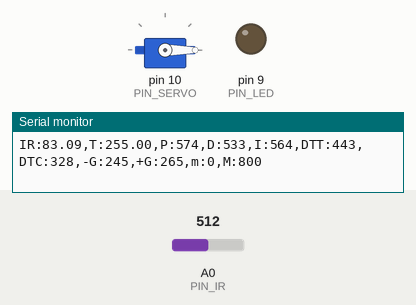
Recording of a sketch running on a simulated Arduino Uno, built with avr-gcc and run on an emulated ATmega328P. Parts: servo, output pins drawn as LEDs (lit = HIGH), the last lines printed to the serial monitor. The inputs (shaded band) are chosen by the test bench; at power-on: A0 (PIN_IR) = 512.

Above: at 0.21 s.
At 1.2 s:
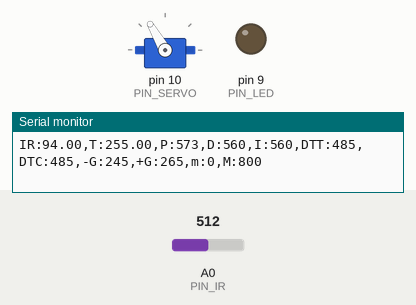
1.3 s: A0 (PIN_IR) set to 245
At 4.26 s:
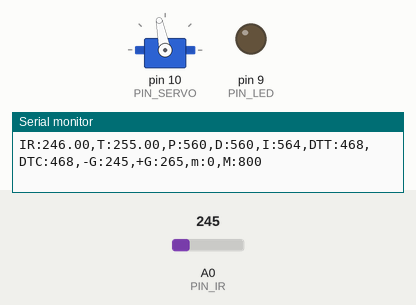
4.3 s: A0 (PIN_IR) set to 265
7.3 s: A0 (PIN_IR) set to 306
Timing chart, 0 to 16.3 s (numbered marks = the images above; inputs shaded):
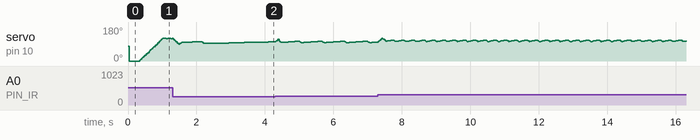

The sketch:

28P14_20203028.ino
```cpp
#include <Servo.h>

/////////////////////////////
// Configurable parameters //
/////////////////////////////

// Arduino pin assignment
#define PIN_LED 9
#define PIN_SERVO 10                    //[3030]SERVO를 10번 핀에 연결
#define PIN_IR A0     //[3037]적외선 센서를 A0에 연결

// Framework setting
#define _DIST_TARGET 255            // [3040] 레일플레이트의 중간지점(목표지점=25.5cm)
#define _DIST_MIN 100                    //[3035] 측정 최소 거리
#define _DIST_MAX 450   //[3036] 측정 가능한 최대 거리

// Distance sensor
#define _DIST_ALPHA 0.1   //[3023] EMA 가중치

// Servo range
#define _DUTY_MIN 1180                 //[3028] 서보 각도 최소값
#define _DUTY_NEU 1480    //[3038] 레일 수평 서보 펄스폭
#define _DUTY_MAX 1780    //[3031] 서보 최대값

// Servo speed control
#define _SERVO_ANGLE 30   //[3030] servo angle limit 실제 서보의 동작크기
          //[3023] 서보모터의 작동 범위(단위 : degree)
#define _SERVO_SPEED 100          // [3040] 서보의 각속도(초당 각도 변화량)

// Event periods
#define _INTERVAL_DIST 20   //[3039]적외선 센서 측정 간격
#define _INTERVAL_SERVO 20         //[3046]서보갱신간격
#define _INTERVAL_SERIAL 100       //[3030]시리얼 플로터 갱신간격

// PID parameters
#define _KP 1.7     //[3039] 비례 제어의 상수 값
#define _KD 90
#define _KI 0.1

#define DELAY_MICROS  1500 // 필터에 넣을 샘플값을 측정하는 딜레이(고정값!)
#define EMA_ALPHA 0.35     // EMA 필터 값을 결정하는 ALPHA 값. 작성자가 생각하는 최적값임.
#define _ITERM_MAX 100.0

// Servo instance     //[3046]서보간격
Servo myservo;

float ema_dist=0;            // EMA 필터에 사용할 변수
float filtered_dist;       // 최종 측정된 거리값을 넣을 변수. loop()안에 filtered_dist = filtered_ir_distance(); 형태로 사용하면 됨.
float samples_num = 3;     // 스파이크 제거를 위한 부분필터에 샘플을 몇개 측정할 것인지. 3개로 충분함! 가능하면 수정하지 말 것.
// Distance sensor
float dist_target; // location to send the ball
float dist_raw, dist_ema;     //[3034]적외선센서로 측정한 거리값과 ema필터를 적용한 거리값
float dist_min,dist_max;
// Event periods
unsigned long last_sampling_time_dist, last_sampling_time_servo, last_sampling_time_serial;   //[3039] interval간격으로 동작 시행을 위한 정수 값
bool event_dist, event_servo, event_serial; //[3023] 적외선센서의 거리측정, 서보모터, 시리얼의 이벤트 발생 여부

// Servo speed control
int duty_chg_per_interval;  //[3039] interval 당 servo의 돌아가는 최대 정도
int duty_target, duty_curr;      //[3030]servo 목표 위치, servo 현재 위치
int duty_neutral = 1350;

int a=75,b=360;
// PID variables
float error_curr, error_prev, control, pterm, dterm, iterm = 0;


void setup() {
// initialize GPIO pins for LED and attach servo
pinMode(PIN_LED,OUTPUT);           //[3030]LED를 연결[3027]
myservo.attach(PIN_SERVO);  //[3039]servo를 연결
iterm = 0;
// initialize global variables
dist_min = _DIST_MIN; //[3030] 측정값의 최소값
dist_max= _DIST_MAX; //[3032] 측정값의 최대값
dist_target = _DIST_TARGET; //[3023] 목표 거리 위치

// move servo to neutral position
myservo.writeMicroseconds(duty_neutral);//[3030]서보를 레일이 수평이 되는 값으로 초기화

// initialize serial port
Serial.begin(57600);  //[3039] 시리얼 모니터 속도 지정

// convert angle speed into duty change per interval.
  duty_chg_per_interval =(float)(_DUTY_MAX - _DUTY_MIN) * (_SERVO_SPEED / _SERVO_ANGLE) * (_INTERVAL_SERVO / 1000.0);
  error_prev = 0;
}


void loop()
{
  unsigned long time_curr = millis();
  if(time_curr >= last_sampling_time_dist + _INTERVAL_DIST)
  {
    last_sampling_time_dist += _INTERVAL_DIST;
    event_dist = true;
  }
  if(time_curr >= last_sampling_time_servo + _INTERVAL_SERVO)
  {
    last_sampling_time_servo += _INTERVAL_SERVO;
    event_servo = true;
  }
  if(time_curr >= last_sampling_time_serial + _INTERVAL_SERIAL)
  {
    last_sampling_time_serial += _INTERVAL_SERIAL;
    event_serial = true;
  }
  if(event_dist)
  {
    event_dist = false;
    dist_ema = filtered_ir_distance();
    error_curr = dist_target - dist_ema;
    pterm =  _KP*error_curr;
    dterm = _KD*(error_curr - error_prev);
    iterm += _KI * error_curr;
    if(abs(iterm) > _ITERM_MAX) {
      iterm = 0;
    }
    control = dterm + pterm + iterm;
    duty_target = _DUTY_NEU + control;
    if (duty_target > _DUTY_MAX)
    {
      duty_target = _DUTY_MAX;
    }
    else if (duty_target < _DUTY_MIN)
    {
      duty_target = _DUTY_MIN;
    }
    error_prev = error_curr;
  }
  if(event_servo)
  {
    event_servo = false;
    if(duty_target > duty_curr)
    {
      duty_curr += duty_chg_per_interval;
      if(duty_curr > duty_target)
      {
        duty_curr = duty_target;
      }
    }
    else
    {
      duty_curr -= duty_chg_per_interval;
      if(duty_curr < duty_target)
      {
        duty_curr = duty_target;
      }
    }
    myservo.writeMicroseconds(duty_curr);//[3034]
  }
  if(event_serial)
  {
    event_serial = false;               // [3030]
    Serial.print("IR:");
    Serial.print(dist_ema);
    Serial.print(",T:");
    Serial.print(dist_target);
    Serial.print(",P:");
    Serial.print(map(pterm,-1000,1000,510,610));
    Serial.print(",D:");
    Serial.print(map(dterm,-1000,1000,510,610));
    Serial.print(",I:");
    Serial.print(map(iterm,-1000,1000,510,610));
    Serial.print(",DTT:");
    Serial.print(map(duty_target,1000,2000,410,510));
    Serial.print(",DTC:");
    Serial.print(map(duty_curr,1000,2000,410,510));
    Serial.println(",-G:245,+G:265,m:0,M:800");
  }
}
float ir_distance(void){ // return value unit: mm
  float val;
  float volt = float(analogRead(PIN_IR));
  val = ((6762.0/(volt-9.0))-4.0) * 10.0;
  return val;
}
// ================
float under_noise_filter(void){ // 아래로 떨어지는 형태의 스파이크를 제거해주는 필터
  int currReading;
  int largestReading = 0;
  for (int i = 0; i < samples_num; i++) {
    currReading = ir_distance();
    if (currReading > largestReading) { largestReading = currReading; }
    // Delay a short time before taking another reading
    delayMicroseconds(DELAY_MICROS);
  }
  return largestReading;
}

float filtered_ir_distance(void){ // 아래로 떨어지는 형태의 스파이크를 제거 후, 위로 치솟는 스파이크를 제거하고 EMA필터를 적용함.
  // under_noise_filter를 통과한 값을 upper_nosie_filter에 넣어 최종 값이 나옴.
  int currReading;
  int lowestReading = 1024;
  for (int i = 0; i < samples_num; i++) {
    currReading = under_noise_filter();
    if (currReading < lowestReading) { lowestReading = currReading; }
  }
  // eam 필터 추가
  ema_dist = EMA_ALPHA*lowestReading + (1-EMA_ALPHA)*ema_dist;
  return ema_dist;
}

//float ir_distance(void){ // return value unit: mm
//  float val; //[3031]
//  float volt = float(analogRead(PIN_IR));
//  val = ((6762.0/(volt-9.0))-4.0) * 10.0;
//  float dist_cali = 100 + 300.0 / (b - a) * (val - a);
//  dist_ema = (_DIST_ALPHA * dist_cali) + (1 - _DIST_ALPHA) * dist_ema;
//  return dist_ema;
//}
//
//float ir_distance_filtered(void){ // return value unit: mm
//  return ir_distance(); // for now, just use ir_distance() without noise filter.
//}
```
